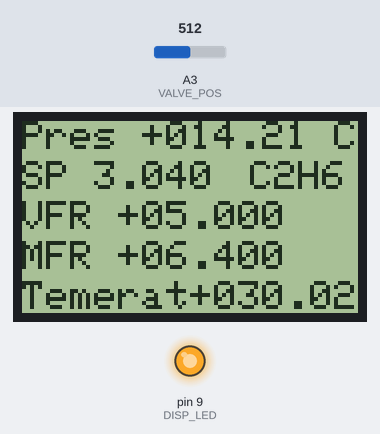
Simulated run of this sketch. Board: Arduino Uno, built with avr-gcc and run on an emulated ATmega328P. On the bench: 84×48 one-colour display, output pins drawn as LEDs (lit = HIGH). Inputs (shaded band) come from the test bench; at power-on: A3 (VALVE_POS) = 512. The display library's start-up logo is not drawn; pins used as bus, display or sensor lines are not drawn.

Above: at 1.4 s.
1.5 s: A3 (VALVE_POS) set to 536
At 2.1 s:
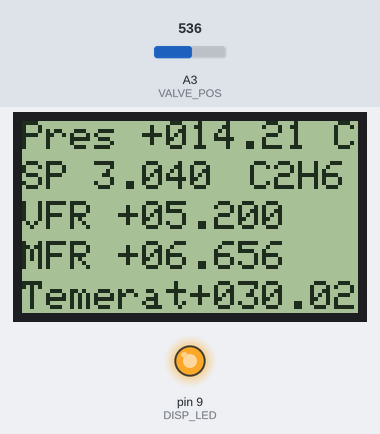
3.1 s: A3 (VALVE_POS) set to 511
At 3.8 s:
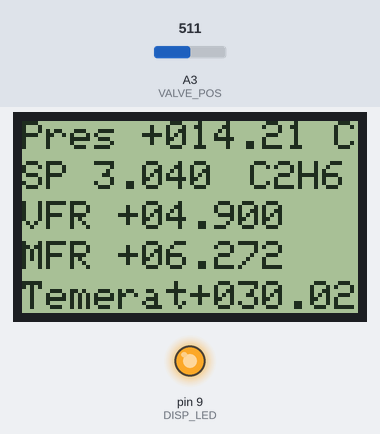
4.6 s: A3 (VALVE_POS) set to 306
At 5.5 s:
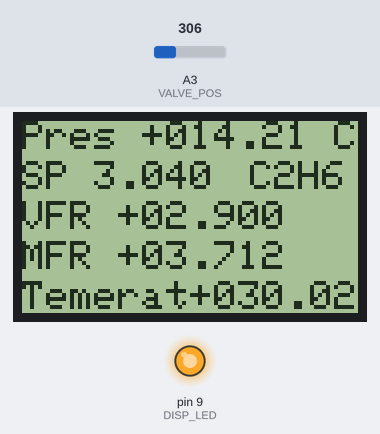
Timing chart, 0 to 7.6 s (numbered marks = the images above; inputs shaded):
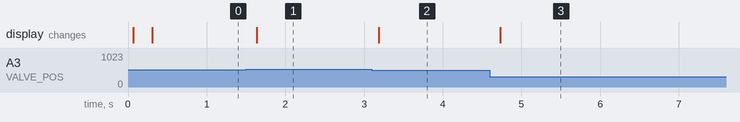

The sketch:

MFC_Sim.ino
```cpp
#include <SPI.h>
#include <Adafruit_GFX.h>
#include <Adafruit_PCD8544.h>
#include "massflowcontroller.h"

// Display pins:
// pin 9 - LED ground (PWM)
#define DISP_LED 9
// pin 3 - Power on
#define DISP_VCC 3
// Software SPI (slower updates, more flexible pin options):
// pin 4 - Serial clock out (SCLK)
#define DISP_CLS 4

// pin 5 - Serial data out (DIN)
#define DISP_DIN 5

// pin 6 - Data/Command select (D/C)
#define DISP_DC 6

// pin 7 - LCD chip select (CS) CE
#define DISP_CE 7

// pin 8 - LCD reset (RST)
#define DISP_RST 8

Adafruit_PCD8544 display = Adafruit_PCD8544(
DISP_CLS, DISP_DIN, DISP_DC, DISP_CE, DISP_RST);

int const CENTR_X = (display.width() / 2);
//int const CENTR_Y = (display.height() / 2);

// pin A3 - Valve POS
#define VALVE_POS A3

// pin 13 - Buildin LED
#define LED 13

MassFlowController * mfc;
ComunicParser * comPar;
#define DEVICE C

String inputString = "";         // a string to hold incoming data
boolean stringComplete = false;  // whether the string is complete
int inputStringLength = 0;
char char_array[200];

void setup()   {
  Serial.begin(9600);
  // reserve 200 bytes for the inputString:
  inputString.reserve(200);

  pinMode(DISP_VCC, OUTPUT);
  digitalWrite(DISP_VCC, HIGH);
  pinMode(DISP_LED, OUTPUT);
  analogWrite(DISP_LED, 250);
  delay(22);

  display.begin();
  display.setContrast(25);
  display.display(); // show splashscreen
  delay(222);
  display.clearDisplay();   // clears the screen and buffer
  display.setTextSize(1);
  display.setTextColor(BLACK);
  display.setCursor(0,0);

  mfc = new MassFlowController;
#if DEVICE == C
  mfc->setDeviceId('C');
  mfc->setGasNumber(5);
  mfc->setPresure("14.21", 6);
  mfc->setSetPoint("3.04",5);
  mfc->setTemp("30.02", 5);
#endif

#if DEVICE
  mfc->setDeviceId('H');
  mfc->setGasNumber(6);
  mfc->setPresure("15.37", 6);
  mfc->setSetPoint("2.48",5);
  mfc->setTemp("27.24", 5);
#endif

  comPar = new ComunicParser;
  comPar->setController(mfc);
}

void loop() {
   readInput();
   showDisplay();
   showOutput();
}

void showDisplay(){

   display.setCursor(0,0);
   display.print("Pres ");
   display.print(mfc->getPresure());
   display.print(" ");
   display.print(mfc->getDeviceId());

   display.setCursor(0,10);
   display.print("SP ");
   display.print(mfc->getSetPoint());

   display.setCursor(CENTR_X+15,10);
   display.print(mfc->getGasName());

   display.setCursor(0,20);
   display.print("VFR ");
   display.print(mfc->getVoluFlowRate());

   display.setCursor(0,30);
   display.print("MFR ");
   display.print(mfc->getMassFlowRate());

   display.setCursor(0,40);
   display.print("Temerat");
   display.print(mfc->getTemp());
   display.display();
   delay(200);
   display.clearDisplay();   // clears the screen and buffer
}

void readInput(){
   bool parseOk;
   int rawInputValue;
   rawInputValue = analogRead(VALVE_POS);
   unsigned int valvePos = map(rawInputValue, 0, 1023, 0, 100);
   mfc->setValvePos(valvePos);

   if (stringComplete) {

     digitalWrite(LED, HIGH);
     delay(200);
     int str_len = inputString.length() + 1;
     inputString.toCharArray(char_array, str_len);
     parseOk = comPar->parseInputRow(char_array, str_len-1);
     if (parseOk) {
         sprintf(char_array, "%s",comPar->getOutputRow());
         Serial.println(char_array);
         delay(200);
     }
     // clear the string:
     inputString = "";
     stringComplete = false;
     inputStringLength = 0;
     digitalWrite(LED, LOW);
   }
}

void showOutput(){
   digitalWrite(LED, LOW);
   char setPoint = mfc->getSetPoint()[0];
   char volumePoint = mfc->getVoluFlowRate()[2];

   if (setPoint == volumePoint){
      digitalWrite(LED, HIGH);
   }
}

void serialEvent() {
  while (Serial.available()) {

    char inChar = (char)Serial.read();
    if (inChar == '\n') {
      stringComplete = true;
      return;
    }
    inputString += inChar;
  }
}
```

massflowcontroller.cpp
```cpp
#include "massflowcontroller.h"

#include <stdlib.h>
#include <stdio.h>
#include <string.h>
#include <math.h>


/***** Alicat Standard Gas Select List **********
//
//
// 0   Air      Air
// 1   Ar       Argon
// 2   CH4      Methane
// 3   CO       Carbon Monoxide
// 4   CO2      Carbon Dioxide
// 5   C2H6     Ethane
// 6   H2       Hydrogen
// 7   He       Helium
// 8   N2       Nitrogen
//    N2O      Nitrous Oxide
//    Ne       Neon
//    O2       Oxygen
//    C3H8     Propane
//    n-C4H10  normal-Butane
//    C2H2     Acetylene
//    C2H4     Ethylene
//    i-C2H10  iso-Butane
//    Kr       Krypton
//    Xe       Xenon
//    SF6      Sulfur Hexafluoride
//    C-25     75% Argon / 25% CO2
//    C-10     90% Argon / 10% CO2
//    C-8      92% Argon / 8% CO2
//    C-2      98% Argon / 2% CO2
//    C-75     75% CO2 / 25% Argon
//    A-75     75% Argon / 25% Helium
//    A-25     75% Helium / 25% Argon
//    A1025    90% Helium / 7.5% Argon / 2.5% CO2  (Praxair - Helistar® A1025)
//    Star29   90% Argon / 8% CO2 / 2% Oxygen      (Praxair - Stargon® CS)
//    P-5      95% Argon / 5% Methane
*/

const gasTable gas_table[] =
{
   {"Air" , 1.0},
   {"Ar"  , 1.784},
   {"CH4" , 0.7168},
   {"CO"  , 0.301},
   {"CO2" , 1.9768},
   {"C2H6", 1.28},
   {"H2"  , 0.089},
   {"He"  , 0.147},
   {"N2"  , 1.251},
};

#define GAS_TABLE_LENGTH (sizeof(gas_table) / sizeof(gasTable))

MassFlowController::MassFlowController()
{
   maxVolFlowRate = 10;
   valvePos = 0;
   presure = 1360;
   temp = 3275;
   setPoint = 0;

   volFlowRate= 0;
   masFlowRate= 0;

   deviceId[0]= 'A';
   deviceId[1]= 0;

   gasName[0] = 'A';
   gasName[1] = 'i';
   gasName[2] = 'r';
   gasName[3] = 0;

   gasNumber = 0;
}

char *MassFlowController::convertIntToString(const int iVal, const outputType type)
{
   int  intPart;
   int  devPart;

   intPart = iVal / 1000;
   devPart = iVal % 1000;

   switch (type){

   case ot_massa:
   case ot_volume:
      sprintf(chRow, "%+03d.%03d",intPart, abs(devPart));
      break;

   case ot_setPoint:
      sprintf(chRow, "%d.%03d",intPart, abs(devPart));
      break;

   case ot_temp:
   case ot_presure:
      intPart = iVal / 100;
      devPart = iVal % 100;
      sprintf(chRow, "%+04d.%02d",intPart, abs(devPart));
      break;

   default:
      sprintf(chRow, "Conv Error");
   }
   return chRow;
}

bool MassFlowController::setSetPoint(const char *input, const int length)
{
   if ( length > 5) return false;

   if ( isCharNotDigit(input[0])) return false;
   if ( input[1] != '.') return false;
   if ( isCharNotDigit(input[2])) return false;
   if ( isCharNotDigit(input[3])) return false;
   if ( input[4] != 0) return false;

   int  intPart;
   int  devPart;

   intPart = input[0] - '0';
   devPart = (input[2] - '0') * 10 + (input[3] - '0');

   setPoint = intPart*1000 + devPart * 10;
   return true;
}

unsigned int MassFlowController::convertValvePosToFlow()
{
   return ( ( maxVolFlowRate * valvePos )*10 );
}

unsigned int MassFlowController::convertValvePosToMass()
{
   float gasDens = gas_table[gasNumber].gasDens;
   int flowRate = convertValvePosToFlow() ;
   return (int) ( flowRate* gasDens);
}

bool MassFlowController::setValvePos(const unsigned int pos)
{
   if (pos > 100) return false;

   valvePos = pos;
   volFlowRate = convertValvePosToFlow();
   masFlowRate = convertValvePosToMass();

   return true;
}

bool MassFlowController::setGasNumber(const unsigned int gasNewNumber)
{
   if (gasNewNumber >= GAS_TABLE_LENGTH) return false;
   gasNumber = gasNewNumber;
   sprintf(gasName, "%s", gas_table[gasNumber].gasName);
   masFlowRate = convertValvePosToMass();

   return true;
}

bool MassFlowController::setDeviceId(const char newDevId)
{
   if (newDevId < 'A') return false;
   if (newDevId > 'Z') return false;
   deviceId[0] = newDevId;
   return true;
}

bool MassFlowController::setPresure(const char *input, const int length)
{
   if ( length > 6) return false;
   if ( isCharNotDigit(input[0])) return false;
   if ( isCharNotDigit(input[1])) return false;
   if ( input[2] != '.') return false;
   if ( isCharNotDigit(input[3])) return false;
   if ( isCharNotDigit(input[4])) return false;
   if ( input[5] != 0) return false;

   int  intPart;
   int  devPart;

   intPart = (input[0] - '0') * 10 + (input[1] - '0');
   devPart = (input[3] - '0') * 10 + (input[4] - '0');

   presure = intPart*100 + devPart;

   return true;
}

bool MassFlowController::setTemp(const char *input, const int length)
{
   if ( length > 6) return false;
   if ( isCharNotDigit(input[0])) return false;
   if ( isCharNotDigit(input[1])) return false;
   if ( input[2] != '.') return false;
   if ( isCharNotDigit(input[3])) return false;
   if ( isCharNotDigit(input[4])) return false;
   if ( input[5] != 0) return false;

   int  intPart;
   int  devPart;

   intPart = (input[0] - '0') * 10 + (input[1] - '0');
   devPart = (input[3] - '0') * 10 + (input[4] - '0');

   temp = intPart*100 + devPart;
   return true;
}

ComunicParser::ComunicParser()
{
    inputputRow[0] = 0;
    outputRow[0] = 0;
    mfc = NULL;
}

bool ComunicParser::parseInputRow(const char *input, const int length)
{
   if (length >= MAX_ROW_LENGTH) return false;

   outputRow[0] = 0;
   char *pChar;

   pChar = mfc->getDeviceId();

   if (input[0] != pChar[0]) {
       // This request is not for my Device, skip it!
       return false;
   }

   if (length == 1) {   // Status Request
       /*
        * For mass flow controllers, there are six columns of data representing
        * pressure,
        * temperature,
        * volumetric flow,
        * mass flow,
        * set-point,
        * and the selected gas        *
        */

       sprintf(outputRow, "%s", pChar);
       sprintf(outputRow, "%s %s", outputRow, mfc->getPresure());
       sprintf(outputRow, "%s %s", outputRow, mfc->getTemp());
       sprintf(outputRow, "%s %s", outputRow, mfc->getVoluFlowRate());
       sprintf(outputRow, "%s %s", outputRow, mfc->getMassFlowRate());
       sprintf(outputRow, "%s %s", outputRow, mfc->getSetPoint());
       sprintf(outputRow, "%s %s", outputRow, mfc->getGasName());

       return true;
   }

   if ( (length == 6) && (input[1] == 'S')) { // Sending a Set-point via RS-232
       for(int i=0; i<5; i++){
           inputputRow[i] = input[i+2];
       }
       return mfc->setSetPoint(inputputRow, 5);
   }
   return false;
}
```

massflowcontroller.h
```cpp
#ifndef MASSFLOWCONTROLLER_H
#define MASSFLOWCONTROLLER_H

#define MAX_GAS_NAME_LENGTH 10
#define MAX_ROW_LENGTH 45

enum outputType {
   ot_device   = 1,
   ot_gas      = 2,
   ot_temp     = 3,
   ot_presure  = 4,
   ot_setPoint = 5,
   ot_volume   = 6,
   ot_massa    = 7
};

typedef struct {
   char gasName[MAX_GAS_NAME_LENGTH];
   float gasDens;
} gasTable ;


class MassFlowController
{
   unsigned int maxVolFlowRate;
   unsigned int valvePos;
   unsigned int presure;
   signed int temp;
   unsigned int setPoint;
   unsigned int volFlowRate;
   unsigned int masFlowRate;
   char deviceId[2];
   unsigned int  gasNumber;
   char gasName[MAX_GAS_NAME_LENGTH];
   char chRow[MAX_ROW_LENGTH];

public:
   MassFlowController();
   char * getPresure()     { return convertIntToString(presure, ot_presure);     }
   char * getTemp()        { return convertIntToString(temp, ot_temp);           }
   char * getSetPoint()    { return convertIntToString(setPoint, ot_setPoint);   }
   char * getVoluFlowRate(){ return convertIntToString(volFlowRate, ot_volume);  }
   char * getMassFlowRate(){ return convertIntToString(masFlowRate, ot_massa);   }
   char * getDeviceId()    { return deviceId;    }
   char * getGasName()     { return gasName;     }


   bool setPresure (const char * input, const int length);
   bool setTemp (const char * input, const int length);
   bool setSetPoint (const char * input, const int length);

   bool setValvePos (const unsigned int pos);
   bool setGasNumber (const unsigned int gasNewNumber);

   bool setDeviceId (const char newDevId);


private:
   char * convertIntToString(const int iVal, const outputType type);

   bool isCharDigit(const char ch) {
      if (ch < '0') return false;
      if (ch > '9') return false;
      return true;
   }

   bool isCharNotDigit(const char ch) { return (!isCharDigit(ch)); }
   unsigned int convertValvePosToFlow(void);
   unsigned int convertValvePosToMass(void);
};

class ComunicParser{

   MassFlowController * mfc;

   char inputputRow[MAX_ROW_LENGTH];
   char outputRow  [MAX_ROW_LENGTH];


public:
   ComunicParser();

   char * getOutputRow() { return outputRow; }
   bool setController (MassFlowController * inputMfc) { mfc = inputMfc; return true;}
   bool parseInputRow(const char * input, const int length);


};


#endif // MASSFLOWCONTROLLER_H
```

Measured:
- the behaviour switches between 521 and 522 on A3 (VALVE_POS) (found by bisection; images 0 and 1)
- after the input at 1.5 s, the display: changes after 0.14 s (image 1)
- after the input at 3.1 s, the display: changes after 0.08 s (image 2)
- after the input at 4.6 s, the display: changes after 0.13 s (image 3)
